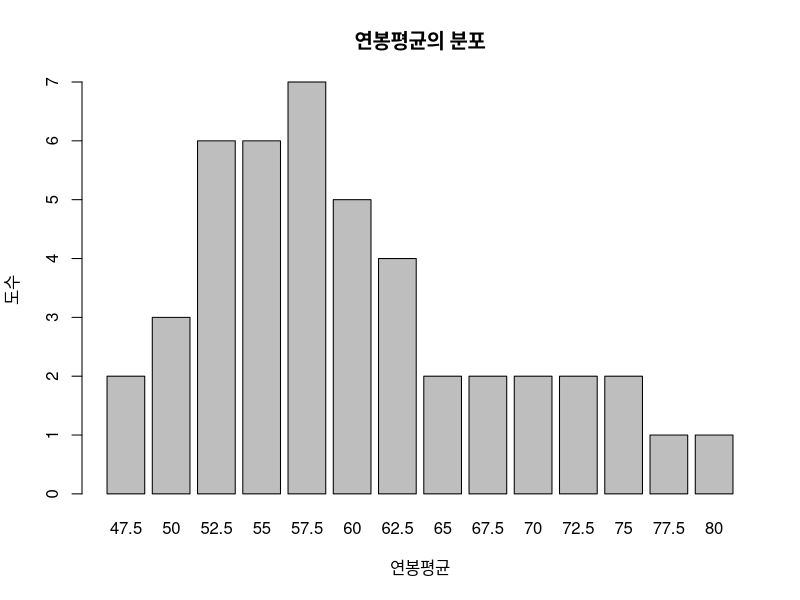
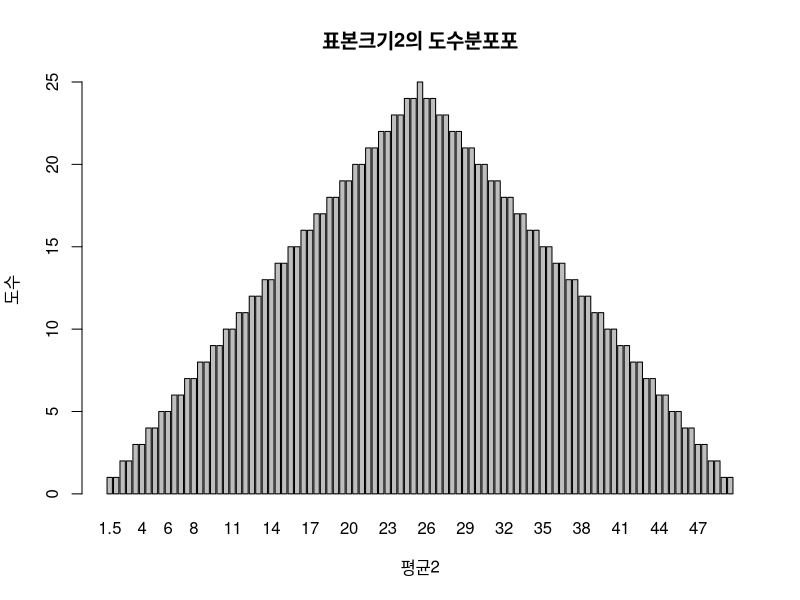
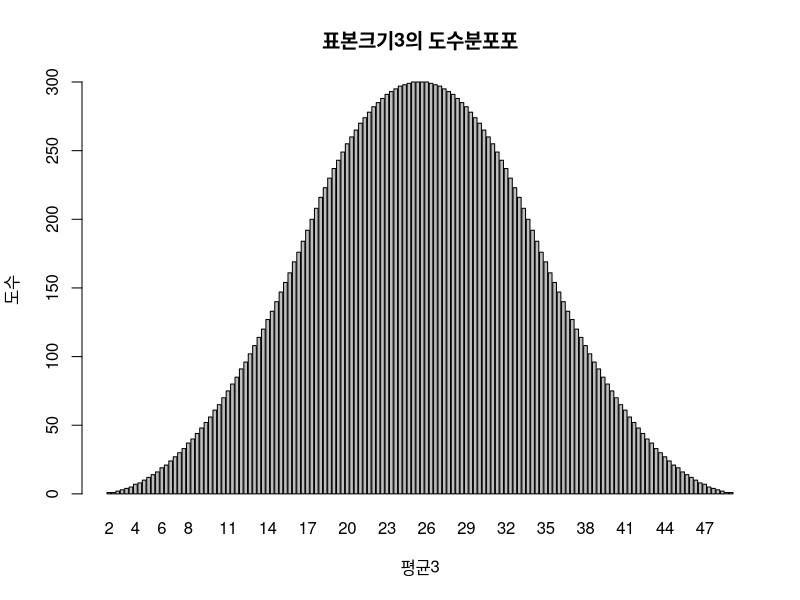
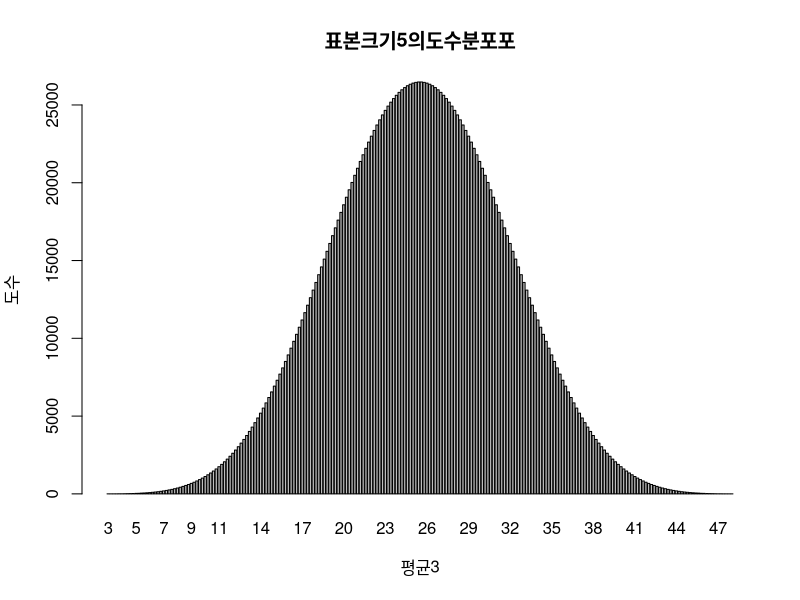

Reproduce these figures in R, in order.
salary=c(45,50,50,55,55,60,60,65,70,90)#연봉데이터
com2=combn(salary,2)#연봉데이터에서 2개씩 선택해서 데이터로 생성,com2에 저장
print(com2)

#표본의 크 기2로 추출된 데이터의 평균을 구 한 뒤 막대그래프 작성
com2t=t(com2)#데이터의 전치치
z=rowMeans(com2t)#전치된 데이터의 행평균 계산 
barplot(table(z),xlab="연봉평균",ylab="도수",main="연봉평균의 분포")


#표본평균의 기댓값 구하기
meanofz=mean(z) #z의 평균
print (meanofz)

#표본의 크기를 늘려 정규분포에 가까워지는지 확인하기
#sample size=2
data50=c(1:50)#데이터
com2=combn(data50, 2)#데이터에서 2개씩 선택하며 데이터 생성
com2t=t(com2)#데 이터의 전치
z2=rowMeans(com2t)#전치된 데이터의 행평균 계산
meanofz2=mean(z2)#기 댓값을 계산하여 저장
print(meanofz2)
barplot(table(z2),xlab="평균2",ylab="도수",main="표본크기2의 도수분포포")

#sample size=3
com3=combn(data50,3)#데이터에서 3개씩 선택하여 데이터 생성
com3t=t(com3)#데이터의 전치
z3=rowMeans(com3t)#전치된 데이터의 행평균 계산
meanofz3=mean(z3) #기댓값을 계산하여 저장
print(meanofz3)
barplot(table(z3),xlab="평균3",ylab="도수",main="표본크기3의 도수분포포")

#sample size=5 
com5=combn(data50,5)
com5t=t(com5)
z5=rowMeans(com5t)
meanofz5=mean(z5)
print(meanofz5)
barplot(table(z5),xlab="평균3",ylab="도수",main="표본크기5의도수분포포")

#표본추출방법: 단순무작위추출법 
sampling=c(1:100)
print(sampling)
sample(x=sampling,size=10)

#표본추출방법: 층화추출법 
install.packages("sampling")
library(sampling)
sam2=strata(data=iris,stratanames=c("Species"),size=c(3,3,3),method='srswor')
sample2=getdata(data=iris,m=sam2)
print(sample2)
